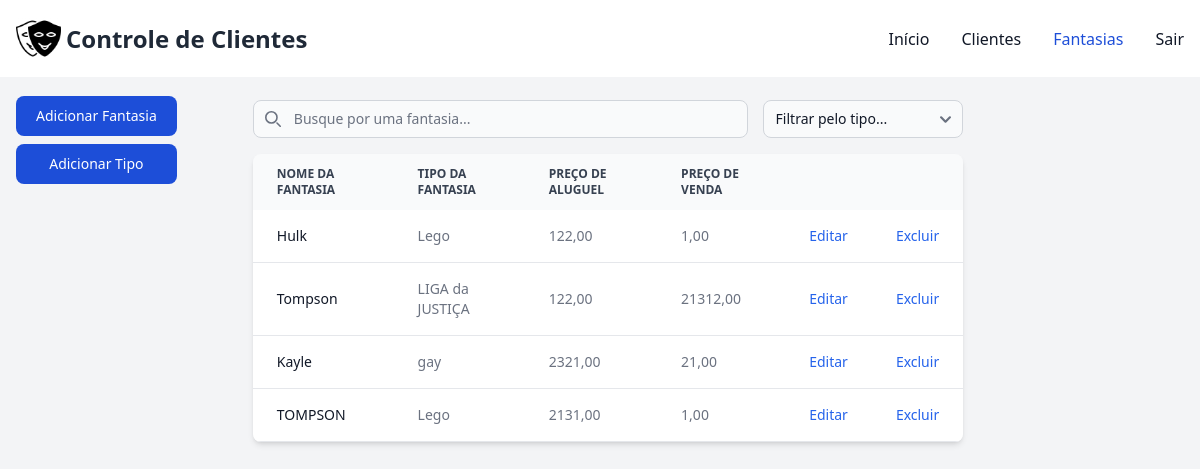
Before: /controle/fantasias/ (signed in) with the older database file.
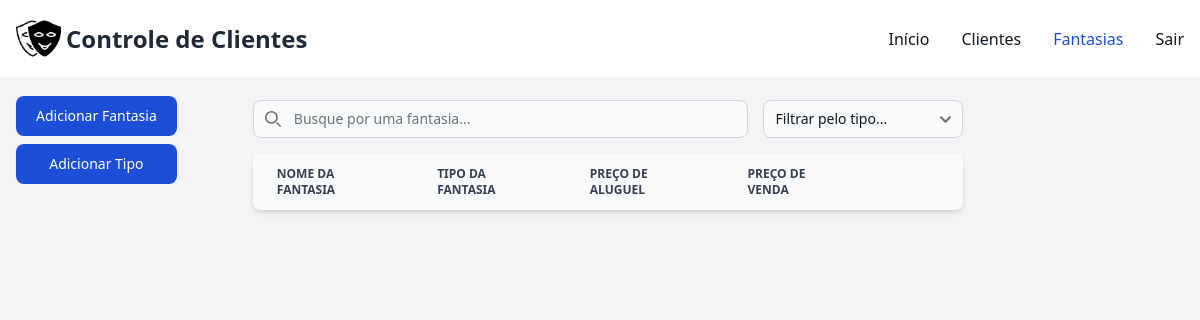
After: the same page with the newer database file.
### controle/models.py (models this page shows, shortened)
class Fantasia(models.Model):
    usuario = models.ForeignKey(User, on_delete=models.CASCADE)
    nome_fantasia = models.CharField(max_length=60)
    preco_venda = models.DecimalField(max_digits=10, decimal_places=2, blank=True, null=True)
    preco_aluguel = models.DecimalField(max_digits=10, decimal_places=2, blank=True, null=True)
    tipo_fantasia = models.ForeignKey(Tipo, on_delete=models.CASCADE)

class Tipo(models.Model):
    usuario = models.ForeignKey(User, on_delete=models.CASCADE)
    nome_tipo = models.CharField(max_length=60, unique=True, null=False)

### controle/views.py (the view, shortened to what this page needs)
# urls.py: path('fantasias/', views.fantasias_view, name='fantasias'),
@login_required(login_url="/controle/login")
def fantasias_view(request):
    if request.method == "GET":
        sessao = request.user
        fantasias = Fantasia.objects.filter(usuario=sessao)
        tipos = Tipo.objects.filter(usuario=sessao)
        context = {
            'fantasias': fantasias,
            'tipos': tipos
        }
        return render(request, 'fantasias.html', context)

### controle/templates/fantasias.html (shortened to what this page needs)
{% extends "base.html" %}
{% block conteudo %}
    <div class="pt-4 pl-4">
        <div class="lg:fixed justify-center pb-5">
            <button data-modal-target="crud-modal" data-modal-toggle="crud-modal" class="w-full block text-white bg-blue-700 hover:bg-blue-800 focus:ring-4 focus:outline-none focus:ring-blue-300 font-medium rounded-lg text-sm px-5 py-2.5 text-center" type="button">
                Adicionar Fantasia
            </button>
            <button data-modal-target="tipo-modal" data-modal-toggle="tipo-modal" class="w-full block text-white bg-blue-700 hover:bg-blue-800 focus:ring-4 focus:outline-none focus:ring-blue-300 font-medium rounded-lg text-sm px-5 py-2.5 text-center my-2" type="button">
                Adicionar Tipo
            </button>
        </div>
        <div class="flex justify-center">
            <div  class="flex flex-col lg:w-3/5 w-4/5">
            <div class="pb-4">
                <div class="flex w-full">
                    <div class="relative mt-1 w-full" style="margin-right: 15px;">
                        <div class="absolute inset-y-0 rtl:inset-r-0 start-0 flex items-center ps-3 pointer-events-none">
                        </div>
                        <input type="text" id="costume-search" class="block pt-2 ps-10 text-sm text-gray-900 border border-gray-300 rounded-lg w-full bg-gray-50 focus:ring-blue-500 focus:border-blue-500" placeholder="Busque por uma fantasia...">
                    </div>
                    <div class="relative mt-1 w-72">
                        <select name="tipo_fantasia_filtro" id="tipo_fantasia_filtro" class="bg-gray-50 border border-gray-300 text-gray-900 text-sm rounded-lg focus:ring-primary-600 focus:border-primary-600 block w-full" onchange="filtrarFantasia()">
                            <option value="" disabled selected>Filtrar pelo tipo...</option>
                        </select>
                    </div>
                </div>
            </div>
            <div class="relative overflow-x-auto shadow-md sm:rounded-lg">
                <table class="w-full text-sm text-left rtl:text-right text-gray-500">
                    <thead class="text-xs text-gray-700 uppercase bg-gray-50">
                        <tr>
                            <th scope="col" class="px-6 py-3">
                                Nome da Fantasia
                            </th>
                            <th scope="col" class="px-6 py-3">
                                Tipo da Fantasia
                            </th>
                            <th scope="col" class="px-6 py-3">
                                Preço de Aluguel
                            </th>
                            <th scope="col" class="px-6 py-3">
                                Preço de Venda
                            </th>
                            <th scope="col" class="px-6 py-3">
                            </th>
                            <th scope="col" class="px-6 py-3">
                            </th>
                        </tr>
                    </thead>
                    <tbody>
                        {% for fantasia in fantasias %}
                        <tr class="bg-white border-b">
                            <th scope="row" class="px-6 py-4 font-medium text-gray-900 whitespace-nowrap">
                                {{ fantasia.nome_fantasia|truncatechars:52 }}
                            </th>
                            <td class="px-6 py-4">
                                {{ fantasia.tipo_fantasia.nome_tipo }}
                            </td>
                            <td class="px-6 py-4">
                                {% if fantasia.preco_aluguel %}
                                    {{ fantasia.preco_aluguel }}
                                {% else %}
                                    -
                                {% endif %}
                            </td>
                            <td class="px-6 py-4">
                                {% if fantasia.preco_venda %}
                                    {{ fantasia.preco_venda }}
                                {% else %}
                                    -
                                {% endif %}
                            </td>
                            <td class="px-6 py-4">
                                <button data-fantasia-id="{{ fantasia.id }}" data-modal-target="editar-modal" data-modal-toggle="editar-modal" class="font-medium text-blue-600 hover:underline">Editar</button>
                            </td>
                            <td class="px-6 py-4">
                                <button data-fantasia-id="{{ fantasia.id }}" class="font-medium text-blue-600 hover:underline" onclick="excluirFantasia(event)">Excluir</button>
                            </td>
                        </tr>
                        {% endfor %}
                    </tbody>
                </table>
            </div>
        </div>
    </div>
    </div>
    {% load static %}
{% endblock %}

### controle/templates/base.html (shortened to what this page needs)
{% load static %}
<!DOCTYPE html>
<html lang="pt-br">
<head>
    <link href="https://cdnjs.cloudflare.com/ajax/libs/flowbite/2.3.0/flowbite.min.css" rel="stylesheet" />
    <link href="https://cdn.jsdelivr.net/npm/select2@4.1.0-rc.0/dist/css/select2.min.css" rel="stylesheet" />
    <link rel="stylesheet" href="https://cdnjs.cloudflare.com/ajax/libs/font-awesome/6.0.0-beta3/css/all.min.css">
    {% load tailwind_tags %}
    {% tailwind_css %}
</head>
    <body class="bg-gray-100 text-gray-800">
        <nav class="bg-white border-gray-200 fixed top-0 z-20 w-full">
            <div class="flex items-center justify-between mx-auto p-4">
                <div class="flex flex-row">
                    <a href="{% url 'clientes' %}">
                        <img src="{% static 'mascara_icone.png' %}" alt="img mascara" style="max-width: 50px; padding-right: 5px;">
                    </a>
                    <span class="self-center text-2xl font-semibold whitespace-nowrap">Controle de Clientes</span>
                </div>
                <div id="navbar-default">
                    <ul class="font-medium flex flex-col p-4 md:p-0 mt-4 border border-gray-100 rounded-lg bg-gray-50 md:flex-row md:space-x-8 rtl:space-x-reverse md:mt-0 md:border-0 md:bg-white">
                        <li>
                            <a href="{% url 'index' %}" class="block py-2 px-3 rounded {% if request.path == '/controle/' %}bg-transparent text-blue-700{% else %}bg-transparent text-gray-900{% endif %} md:p-0">Início</a>
                        </li>
                        <li>
                            <a href="{% url 'clientes' %}" class="block py-2 px-3 rounded {% if request.path == '/controle/clientes/' %}bg-transparent text-blue-700{% else %}bg-transparent text-gray-900{% endif %} hover:bg-gray-100 md:hover:bg-transparent md:border-0 md:hover:text-blue-700 md:p-0">Clientes</a>
                        </li>
                        <li>
                            <a href="{% url 'fantasias' %}" class="block py-2 px-3 rounded {% if request.path == '/controle/fantasias/' %}bg-transparent text-blue-700{% else %}bg-transparent text-gray-900{% endif %} hover:bg-gray-100 md:hover:bg-transparent md:border-0 md:hover:text-blue-700 md:p-0 ">Fantasias</a>
                        </li>
                        <li>
                            <a href="{% url 'logout' %}" class="block py-2 px-3 rounded {% if request.path == '/login/' %}bg-transparent text-blue-700{% else %}bg-transparent text-gray-900{% endif %} hover:bg-gray-100 md:hover:bg-transparent md:border-0 md:hover:text-blue-700 md:p-0">Sair</a>
                        </li>
                    </ul>
                </div>
            </div>
        </nav>
        <div class="p-10">
        </div>
        {% block conteudo %}
        {% endblock %}
    </body>
</html>

### controle/templates/base.html (style rules this page uses)
input { text-transform: uppercase; }
input::placeholder { text-transform: none; }

Changed rows visible on the page:
removed Fantasia: nome_fantasia "Hulk", tipo_fantasia.nome_tipo "Lego", preco_aluguel "122,00", preco_venda "1,00"
removed Fantasia: nome_fantasia "Tompson", tipo_fantasia.nome_tipo "LIGA da JUSTIÇA", preco_aluguel "122,00", preco_venda "21312,00"
removed Fantasia: nome_fantasia "Kayle", tipo_fantasia.nome_tipo "gay", preco_aluguel "2321,00", preco_venda "21,00"
removed Fantasia: nome_fantasia "TOMPSON", tipo_fantasia.nome_tipo "Lego", preco_aluguel "2131,00", preco_venda "1,00"
